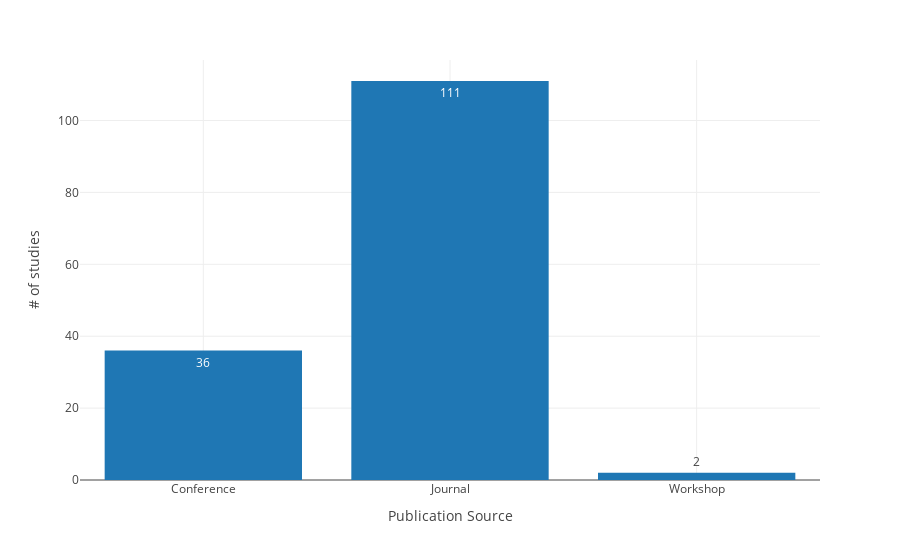

The notebook cell this image was saved under:
### Code cell
df = df_quality.groupby(by=['Publication Source']).size().reset_index(name='# of studies')

fig = px.bar(data_frame = df, x='Publication Source', y='# of studies', text_auto=True)
fig.write_image('searchandstudyselectionvalidation/validation_journals_and_conferences.pdf', width=WIDTH, height=HALF_HEIGHT)
fig.show()

### Figure 1 — Plotly figure (JSON) as saved in the notebook; plotly's stock layout.template omitted (floating-point values rounded to 4 significant figures)
{"data": [{"alignmentgroup": "True", "hovertemplate": "Publication Source=%{x}<br># of studies=%{y}<extra></extra>", "legendgroup": "", "marker": {"color": "#1F77B4", "pattern": {"shape": ""}}, "name": "", "offsetgroup": "", "orientation": "v", "showlegend": false, "textposition": "auto", "texttemplate": "%{y}", "type": "bar", "x": ["Conference", "Journal", "Workshop"], "xaxis": "x", "y": [36, 111, 2], "yaxis": "y"}], "layout": {"barmode": "relative", "legend": {"tracegroupgap": 0}, "margin": {"t": 60}, "xaxis": {"anchor": "y", "domain": [0, 1], "title": {"text": "Publication Source"}}, "yaxis": {"anchor": "x", "domain": [0, 1], "title": {"text": "# of studies"}}}}
